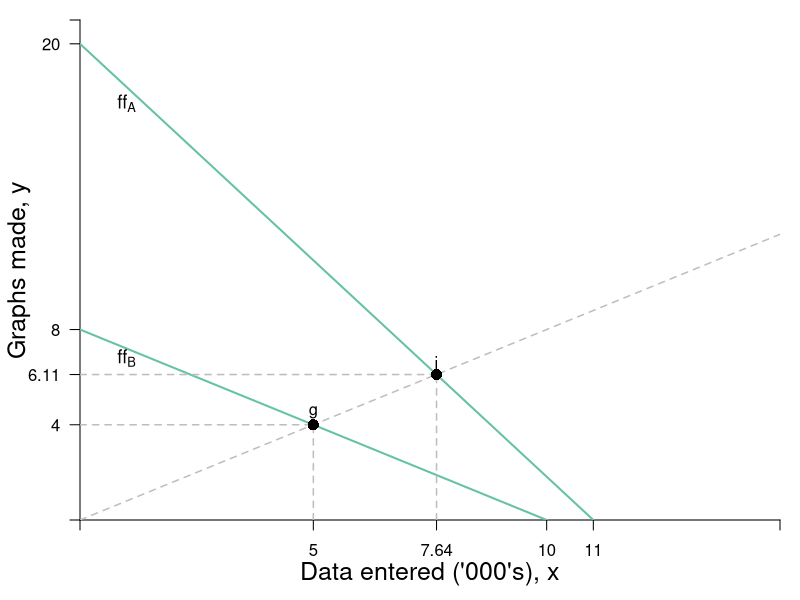

Generate this figure with R:
#Graph Designer: Simon Halliday + Scott Cohn
#Authors: Bowles and Halliday
#Title: Coordination, Conflict and Competition: A Text in Microeconomics

require(shape)
pdf(file = "specprodexch/data_entered_initial.pdf", width = 8, height = 8)

#Set parameters for graphics
axislabelsize <- 1.5
labelsize <- 1.1
smalllabelsize <- 0.9
graphlinewidth <- 2
segmentlinewidth <- 1.5

COL <- c("#7fc97f", "#beaed4", "#fdc086", "#ffff99", "#386cb0", "#f0027f", "#bf5b17", "#666666")
COLA <- c("#e0f3db", "#99d8c9","#66c2a4","#41ae76", "#238b45", "#005824")
COLB <- c("#4eb3d3", "#2b8cbe", "#0868ac","#084081")


ffA <- function(x, yintA = 20, sA = 20/11) {
  yintA - sA*x
}

ffB <- function(x, yintB = 8, sB = 8/10) {
  yintB - sB*x
}

exchange <- function(x, slope = 1/1.25) {
  slope*x
}

priceA <- function(x, pintA = 20, psA = 1.45) {
  pintA - psA*x
}

priceB <- function(x, pintB = 14.5, psB = 1.45) {
  pintB - psB*x
}

#Edited the margins to cater for the larger LHS labels
par(mar =  c(4, 4, 1, 1))

xlims <- c(0, 15)
ylims <- c(0, 21)

npts <- 501 
x <- seq(xlims[1], xlims[2], length.out = npts)
y <- seq(ylims[1], ylims[2], length.out = npts) 
a <- c(3.25, 5.25, 7.25)

plot(0, 0, xlim = xlims, ylim = ylims, type = "n",
     xlab = expression(paste("")),
     ylab = expression(paste("")), 
     xaxt = "n", 
     yaxt = "n", 
     cex.lab = axislabelsize, 
     bty = "n", 
     xaxs="i", 
     yaxs="i"
)


# ticksy <- seq(from = 0, to = ylims[2], by = 1)
# ylabels <- seq(from = 0, to = ylims[2], by = 1)
# ticksx <- seq(from = 0, to = xlims[2], by = 1)
# xlabels <- seq(from = 0, to = xlims[2], by = 1)
ticksy <- c(ylims[1], 4, 6.11, 8, 20, ylims[2])
ylabels <- c(NA, 4, 6.11, 8,  20, NA)
ticksx <- c(xlims[1], 5, 7.64, 10, 11,  xlims[2])
xlabels <-  c(NA, 5, 7.64, 10, 11,  NA)

axis(1, at = ticksx, pos = 0, labels = xlabels)
axis(2, at = ticksy, pos = 0, labels = ylabels, las = 1)

npts <- 500 
xx1 <- seq(xlims[1], xlims[2], length.out = npts)

#Draw the graphs
lines(xx1, ffA(xx1), col = COLA[3], lwd = graphlinewidth)
lines(xx1, ffB(xx1), col = COLA[3], lwd = graphlinewidth)
lines(xx1, exchange(xx1), lty = 2, col = "gray", lwd = segmentlinewidth)
#lines(xx1, priceA(xx1), col = COLB[3], lwd = graphlinewidth)
#lines(xx1, priceB(xx1), col = COLB[3], lwd = graphlinewidth)


#segments(0, 8, 6.4, 8, lty = 2, col = "dark grey",  lwd = segmentlinewidth)



segments(0, 4, 5, 4, lty = 2, col = "grey",  lwd = segmentlinewidth)
segments(5, 0, 5, 4, lty = 2, col = "grey",  lwd = segmentlinewidth)
segments(0, 6.11, 7.64, 6.11, lty = 2, col = "grey",  lwd = segmentlinewidth)
segments(7.64, 0, 7.64, 6.11, lty = 2, col = "grey",  lwd = segmentlinewidth)


#Label Points
xpts <- c(5, 7.638888889)
ypts <- xpts/1.25
yadj1 <- 0.5
yadj2 <- -0.5

points(xpts, ypts, pch = 16, col = "black", cex = 1.5)
ptlabels <- c("g", "i")
text(xpts, ypts + yadj1, ptlabels)

#Axis labels
mtext(expression(paste("Data entered ('000's), ", x)), side = 1, line = 2.5, cex = axislabelsize)
text(-1.3, 0.5*ylims[2], expression(paste("Graphs made, ", y)), xpd = TRUE, cex = axislabelsize, srt = 90) 

#Text
# text(11, 12, expression(paste("Each graph requires")))
# text(11, 11.25, expression(paste("1250 keystrokes of data")))
# text(11, 10.4, expression(paste(y == frac(x,1.25) )))


text(1, 17.5, expression(ff[A]), cex = labelsize)
text(1, 6.8, expression(ff[B]), cex = labelsize)

dev.off()
